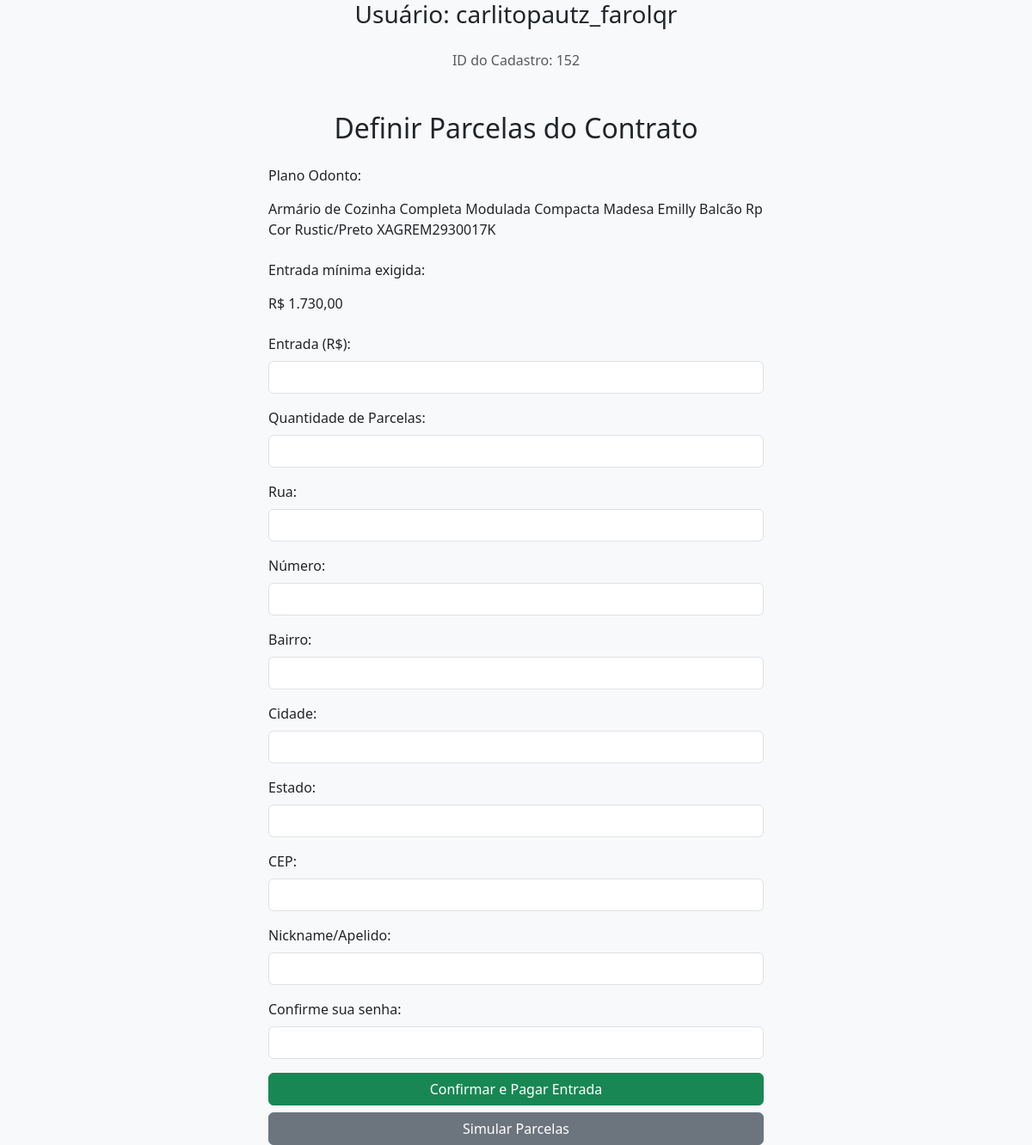
/site/odonto_data.php?id=152 (signed in), run on the app's committed database.
### tables this page shows
CREATE TABLE `consorcio_cadastro` (
  `id` int(11) NOT NULL,
  `consulta` varchar(250) DEFAULT NULL,
  `valor_total` decimal(10,2) DEFAULT NULL,
  `entrada` decimal(10,2) DEFAULT NULL,
  `parcelas` int(11) DEFAULT NULL,
  `valor_parcela` decimal(10,2) DEFAULT NULL,
  `eq_user` varchar(100) DEFAULT NULL,
  `cidade` varchar(100) DEFAULT NULL,
  `estado` varchar(100) DEFAULT NULL,
  `data_cadastro` date DEFAULT NULL,
  `imagem` varchar(255) NOT NULL,
  `aprovacao` tinyint(1) NOT NULL DEFAULT 0,
  `estoque` int(11) NOT NULL DEFAULT 0,
  `servico` varchar(10) DEFAULT '41106',
  `cep_origem` varchar(9) DEFAULT '78850000',
  `peso` decimal(5,2) DEFAULT 1.00,
  `altura` int(11) DEFAULT 10,
  `largura` int(11) DEFAULT 15,
  `comprimento` int(11) DEFAULT 20,
  `rua` varchar(255) DEFAULT NULL,
  `numero` varchar(20) DEFAULT NULL,
  `bairro` varchar(100) DEFAULT NULL,
  `cep` varchar(9) DEFAULT NULL,
  `lc` varchar(255) NOT NULL,
  `hectare` decimal(10,2) NOT NULL,
  `valor_hectare` decimal(12,2) NOT NULL
);

### site/odonto_data.php (the view, shortened to what this page needs)
<?php
require_once 'conexao.php';
$eq_user = $_SESSION["username_odonto2"];
$id_consorcio = isset($_GET['id']) ? intval($_GET['id']) : null;
$consulta = '';
$valor_total = 0;
$entrada_minima = 0;
$estoque = 0;
$servico = '';
$cepOrigem = '';
$peso = 0;
$altura = 0;
$largura = 0;
$comprimento = 0;
if ($id_consorcio) {
    $stmt = $cx->prepare("SELECT consulta, valor_total, entrada, estoque, servico, cep_origem, peso, altura, largura, comprimento
                          FROM consorcio_cadastro WHERE id = ?");
    $stmt->bind_param("i", $id_consorcio);
    $stmt->execute();
    $stmt->bind_result($consulta, $valor_total, $entrada_minima, $estoque, $servico, $cepOrigem, $peso, $altura, $largura, $comprimento);
}
?>
<!DOCTYPE html>
<html lang="pt-BR">
<head>
  <link rel="stylesheet" href="https://cdn.jsdelivr.net/npm/bootstrap@5.3.0/dist/css/bootstrap.min.css">
</head>
<body class="bg-light">
  <h3 class="text-center mb-4">Usuário: <?= htmlspecialchars($eq_user) ?></h3>
  <p class="text-center text-muted">ID do Cadastro: <?= $id_consorcio ?></p>
  <div class="container mt-5" style="max-width: 600px;">
    <h2 class="text-center mb-4">Definir Parcelas do Contrato</h2>
    <form method="POST">
      <div class="mb-3">
        <label class="form-label">Plano Odonto:</label>
        <p class="form-control-plaintext"><?= htmlspecialchars($consulta) ?></p>
      </div>
<div class="mb-3">
  <label class="form-label">Entrada mínima exigida:</label>
  <p class="form-control-plaintext">R$ <?= number_format($entrada_minima, 2, ',', '.') ?></p>
</div>
            <div class="mb-3">
        <label for="entrada" class="form-label">Entrada (R$):</label>
        <input type="number" name="entrada" id="entrada" step="0.01"
               min="<?= $entrada_minima ?>" max="<?= $valor_total - 0.01 ?>"
               class="form-control" required>
      </div>
      <div class="mb-3">
        <label for="parcelas" class="form-label">Quantidade de Parcelas:</label>
        <input type="number" name="parcelas" id="parcelas" min="1" class="form-control" required>
      </div>
      <div class="mb-3">
        <label for="rua" class="form-label">Rua:</label>
        <input type="text" name="rua" id="rua" class="form-control" required>
      </div>
      <div class="mb-3">
        <label for="numero" class="form-label">Número:</label>
        <input type="text" name="numero" id="numero" class="form-control" required>
      </div>
      <div class="mb-3">
        <label for="bairro" class="form-label">Bairro:</label>
        <input type="text" name="bairro" id="bairro" class="form-control" required>
      </div>
      <div class="mb-3">
        <label for="cidade" class="form-label">Cidade:</label>
        <input type="text" name="cidade" id="cidade" class="form-control" required>
      </div>
      <div class="mb-3">
        <label for="estado" class="form-label">Estado:</label>
        <input type="text" name="estado" id="estado" class="form-control" required>
      </div>
      <div class="mb-3">
        <label for="cep" class="form-label">CEP:</label>
        <input type="text" name="cep" id="cep" class="form-control" required>
      </div>
      <div class="mb-3">
        <label for="nickname" class="form-label">Nickname/Apelido:</label>
        <input type="text" name="nickname" id="nickname" class="form-control" required>
      </div>
      <div class="mb-3">
        <label for="senha" class="form-label">Confirme sua senha:</label>
        <input type="password" name="senha" id="senha" class="form-control" required>
      </div>
      <div class="d-grid gap-2">
        <button type="submit" name="acao" value="confirmar" class="btn btn-success">Confirmar e Pagar Entrada</button>
        <button type="submit" name="acao" value="simular" class="btn btn-secondary">Simular Parcelas</button>
      </div>
    </form>
  </div>
</body>
</html>

### data on the page
consorcio_cadastro: consulta "Armário de Cozinha Completa Modulada Compacta Madesa Emilly Balcão Rp Cor Rustic/Preto XAGREM2930017K", entrada "1.730,00"

### other printed values
$id_consorcio "152"
